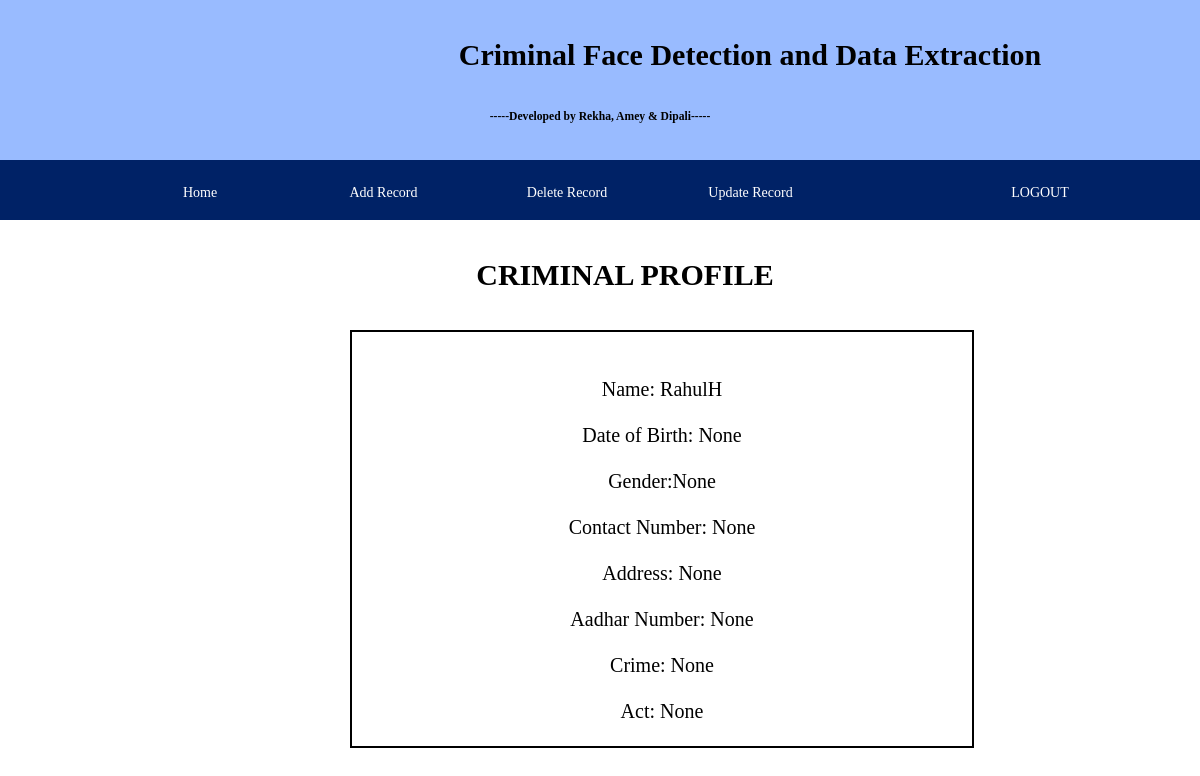
/view/90, run on the app's committed database.
### tables this page shows
CREATE TABLE "users" (
	`id`	INTEGER NOT NULL PRIMARY KEY AUTOINCREMENT UNIQUE,
	`name`	TEXT NOT NULL,
	`dob`	TEXT,
	`gender`	TEXT,
	`contact`	INTEGER,
	`address`	TEXT,
	`aadhar`	INTEGER,
	`crime`	TEXT,
	`act`	TEXT,
	`created`	INTEGER
);

### app.py (the view)
@app.route('/view/<id>', methods=['POST', 'GET'])
def view(id):
    print (id)
    con = sqlite3.connect("database.db")
    con.row_factory = sqlite3.Row
    cur = con.cursor()
    cur.execute("SELECT * from users WHERE id=?", [id])
    results = cur.fetchall()
    con.commit()
    return render_template('criminal_profile.html', rows=results)

### templates/criminal_profile.html (shortened to what this page needs)
{% extends 'layout_police.html' %}
{% block content %}
<html>
<head>
    <link rel="stylesheet" href="{{ url_for('static', filename='app.css') }}">
</head>
<body>
    <h1>CRIMINAL PROFILE</h1>
    <div class="div">
        <br><br>
        {% for row in rows %}
        <p>Name: {{row["name"]}}</p><br>
        <p>Date of Birth: {{row["dob"]}}</p><br>
        <p>Gender:{{row["gender"]}}</p><br>
        <p>Contact Number: {{row["contact"]}}</p><br>
        <p>Address: {{row["address"]}}</p><br>
        <p>Aadhar Number: {{row["aadhar"]}}</p><br>
        <p>Crime: {{row["crime"]}}</p><br>
        <p>Act: {{row["act"]}}</p><br>
        {% endfor %}
    </div>
    <br><br>
</body>
{% endblock %}

### static/app.css (style rules this page uses)
body { margin: 0; padding: 0; font-size: 14px; }

### templates/layout_police.html (style rules this page uses)
* { margin:0; }
h1 { text-align:center; line-height:110px; font-size:30px; text-decoration:bold; }

### templates/criminal_profile.html (style rules this page uses)
.div { margin-left:350px; text-align:center; font-size:20px; border:2px solid black; width:620px; }
h1 { margin-left:300px; }

### data on the page
users: name "RahulH", dob "None", gender "None", contact "None", address "None", aadhar "None", crime "None", act "None"
